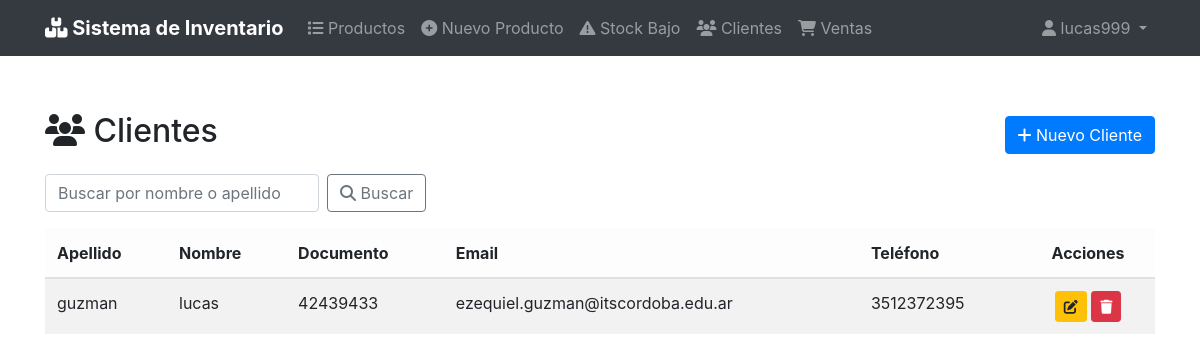
The page /clientes/ (signed in) on the database as committed earlier.
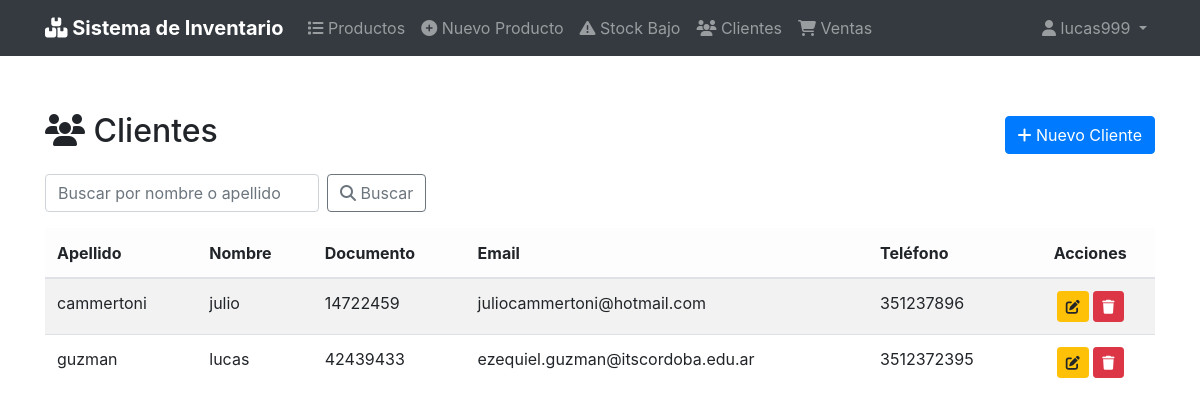
The same page on the database as committed later.
### clientes/models.py (models this page shows, shortened)
class Cliente(models.Model):
    nombre = models.CharField(max_length=100)
    apellido = models.CharField(max_length=100, blank=True, null=True)        # ← nullable
    documento = models.CharField(max_length=20, unique=True, blank=True, null=True)  # ← nullable
    email = models.EmailField(blank=True, null=True)
    telefono = models.CharField(max_length=20, blank=True, null=True)
    direccion = models.CharField(max_length=200, blank=True, null=True)
    class Meta:
        ordering = ['apellido', 'nombre']

### clientes/views.py (the view)
# urls.py: path('', views.ClienteListView.as_view(), name='cliente_list'),
class ClienteListView(LoginRequiredMixin, ListView):
    model = Cliente
    template_name = 'clientes/cliente_list.html'
    context_object_name = 'clientes'
    paginate_by = 10
    def get_queryset(self):
        queryset = super().get_queryset()
        q = self.request.GET.get('q')
        if q:
            queryset = queryset.filter(
                models.Q(nombre__icontains=q) | models.Q(apellido__icontains=q)
            )
        return queryset

### templates/clientes/cliente_list.html (shortened to what this page needs)
{% extends 'base.html' %}
{% load bootstrap4 %}
{% block content %}
<div class="d-flex justify-content-between align-items-center mb-3">
    <h2><i class="fas fa-users"></i> Clientes</h2>
    <a href="{% url 'clientes:cliente_create' %}" class="btn btn-primary">
        <i class="fas fa-plus"></i> Nuevo Cliente
    </a>
</div>
<form method="get" class="form-inline mb-3">
    <input type="text" name="q" class="form-control mr-2" placeholder="Buscar por nombre o apellido" value="{{ request.GET.q }}">
    <button type="submit" class="btn btn-outline-secondary">
        <i class="fas fa-search"></i> Buscar
    </button>
</form>
<table class="table table-hover table-striped">
    <thead class="table-light">
        <tr>
            <th>Apellido</th>
            <th>Nombre</th>
            <th>Documento</th>
            <th>Email</th>
            <th>Teléfono</th>
            <th class="text-center">Acciones</th>
        </tr>
    </thead>
    <tbody>
        {% for cliente in clientes %}
        <tr>
            <td>{{ cliente.apellido }}</td>
            <td>{{ cliente.nombre }}</td>
            <td>{{ cliente.documento }}</td>
            <td>{{ cliente.email|default:"-" }}</td>
            <td>{{ cliente.telefono|default:"-" }}</td>
            <td class="text-center">
                <a href="{% url 'clientes:cliente_update' cliente.pk %}" class="btn btn-sm btn-warning" title="Editar">
                    <i class="fas fa-edit"></i>
                </a>
                <a href="{% url 'clientes:cliente_delete' cliente.pk %}" class="btn btn-sm btn-danger" title="Eliminar">
                    <i class="fas fa-trash"></i>
                </a>
            </td>
        </tr>
        {% empty %}
        <tr>
            <td colspan="6" class="text-center text-muted">No hay clientes registrados</td>
        </tr>
        {% endfor %}
    </tbody>
</table>
{% endblock %}

Rows that differ between the two databases and show on the page:
added Cliente: apellido "cammertoni", nombre "julio", documento "14722459", email "juliocammertoni@hotmail.com", telefono "351237896"
